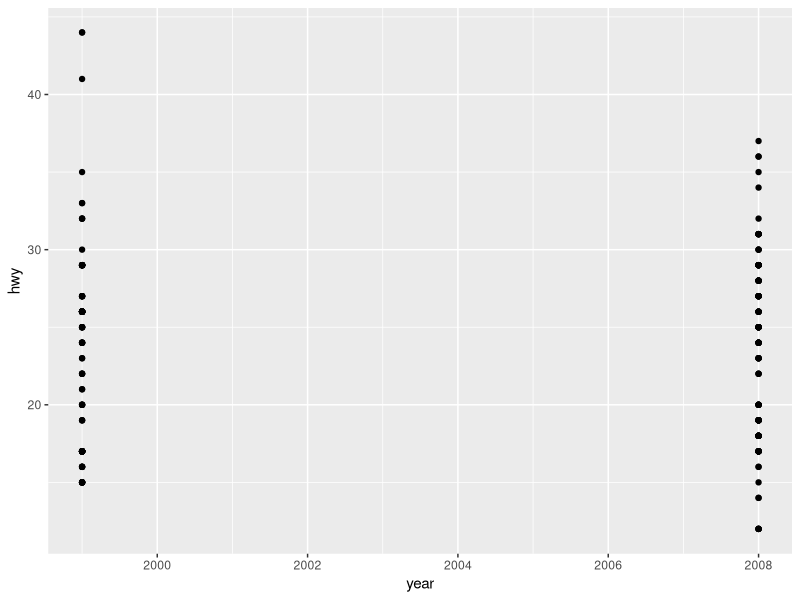
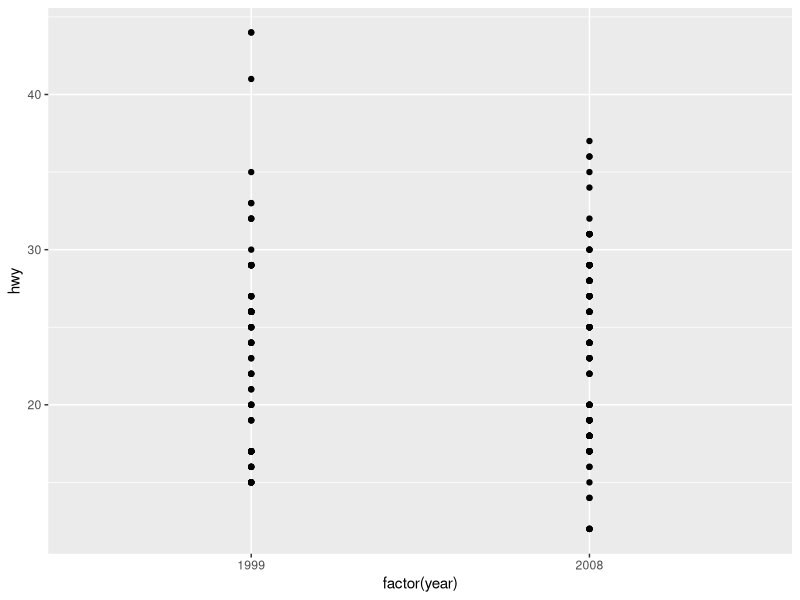

Here is the R script that generated these plots, in order:
## ---- chunk 1
#| echo: false
#| warning: false
require(ggplot2)
## ---- chunk 2

ggplot(mpg, aes(x=year, y=hwy)) + geom_point()
## ---- chunk 3
ggplot(mpg, aes(x=factor(year), y=hwy)) + geom_point()
## ---- chunk 4
a <- TRUE
a + 3
## ---- chunk 5
as.integer(3)/as.integer(2)
## ---- chunk 6
x <- 9007199254740992 + 1
y <- 1/3

format(x, scientific=FALSE)
y

